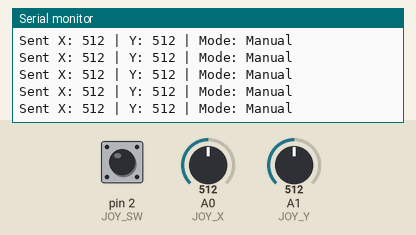
Recording of a sketch running on a simulated Arduino Uno, built with avr-gcc and run on an emulated ATmega328P. Parts: the last lines printed to the serial monitor. The test bench sets the inputs (shaded band); at power-on: A0 (JOY_X) = 512, pin 2 (JOY_SW) HIGH, A1 (JOY_Y) = 512. No radio packets arrive unless stated.

Above: at 1.2 s.
1.3 s: A0 (JOY_X) set to 0
At 1.34 s:
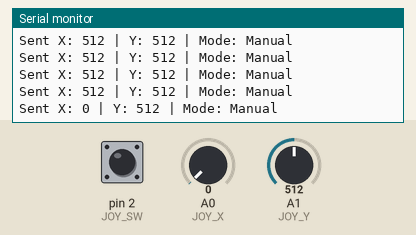
4.3 s: pin 2 (JOY_SW) pulled LOW for 0.15 s
At 4.81 s:
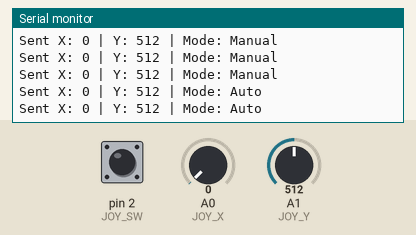
6.6 s: A1 (JOY_Y) set to 1023
At 6.65 s:
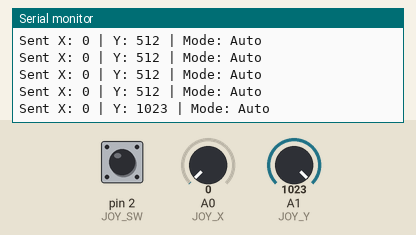
9.6 s: pin 2 (JOY_SW) pulled LOW for 3.2 s
At 10.16 s:
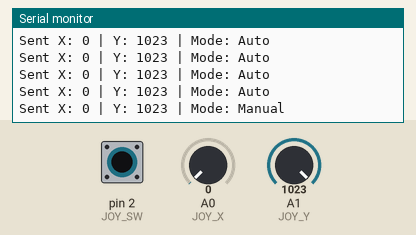
15.8 s: pin 2 (JOY_SW) pulled LOW for 3.2 s
At 17.25 s:
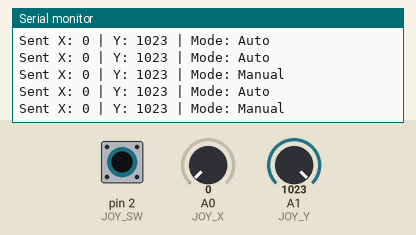
22.0 s: pin 2 (JOY_SW) pulled LOW for 1 s
At 23.29 s:
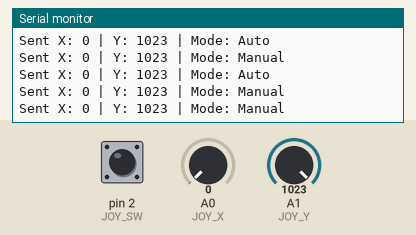

The sketch:

transmiter_s3edy_Jamd.ino
```cpp
#include <SPI.h>
#include <nRF24L01.h>
#include <RF24.h>

// nRF24L01 CE and CSN pins
RF24 radio(8, 9);
const byte address[6] = "00001"; // Communication address

// Joystick pins
#define JOY_X A0
#define JOY_Y A1
#define JOY_SW 2 // Joystick button for toggling modes

// Structure to hold joystick data
struct JoystickData {
  int xAxis;
  int yAxis;
  bool autoMode; // Mode flag: true = auto, false = manual
};

JoystickData data = {512, 512, false}; // Initialize structure with default values

void setup() {
  pinMode(JOY_SW, INPUT_PULLUP);

  Serial.begin(9600);
  if (!radio.begin()) {
    Serial.println("nRF24L01 initialization failed!");
    while (1); // Halt execution if initialization fails
  }
  radio.openWritingPipe(address);
  radio.setPALevel(RF24_PA_LOW);
  radio.stopListening(); // Set to transmitter mode
}

void loop() {
  // Read joystick axes
  data.xAxis = analogRead(JOY_X); // X-axis
  data.yAxis = analogRead(JOY_Y); // Y-axis

  // Read joystick button (toggle auto/manual mode)
  if (digitalRead(JOY_SW) == LOW) {
    delay(300); // Debounce delay
    data.autoMode = !data.autoMode; // Toggle mode
  }

  // Send joystick data
  bool success = radio.write(&data, sizeof(data));

  // Debugging output
  if (success) {
    Serial.print("Sent X: ");
    Serial.print(data.xAxis);
    Serial.print(" | Y: ");
    Serial.print(data.yAxis);
    Serial.print(" | Mode: ");
    Serial.println(data.autoMode ? "Auto" : "Manual");
  } else {
    Serial.println("Failed to send data");
  }

  delay(100); // Delay for stability
}
```

Measured:
- after the input at 1.3 s, the serial monitor: prints a new line at once (image 1)
- after the input at 4.3 s, the serial monitor: prints a new line after 0.40 s (image 2)
- after the input at 6.6 s, the serial monitor: prints a new line at once (image 3)
- after the input at 9.6 s, the serial monitor: prints a new line after 0.31 s (image 4)
- after the input at 15.8 s, the serial monitor: prints a new line after 0.39 s (image 5)
- after the input at 22.0 s, the serial monitor: prints a new line after 0.38 s (image 6)
